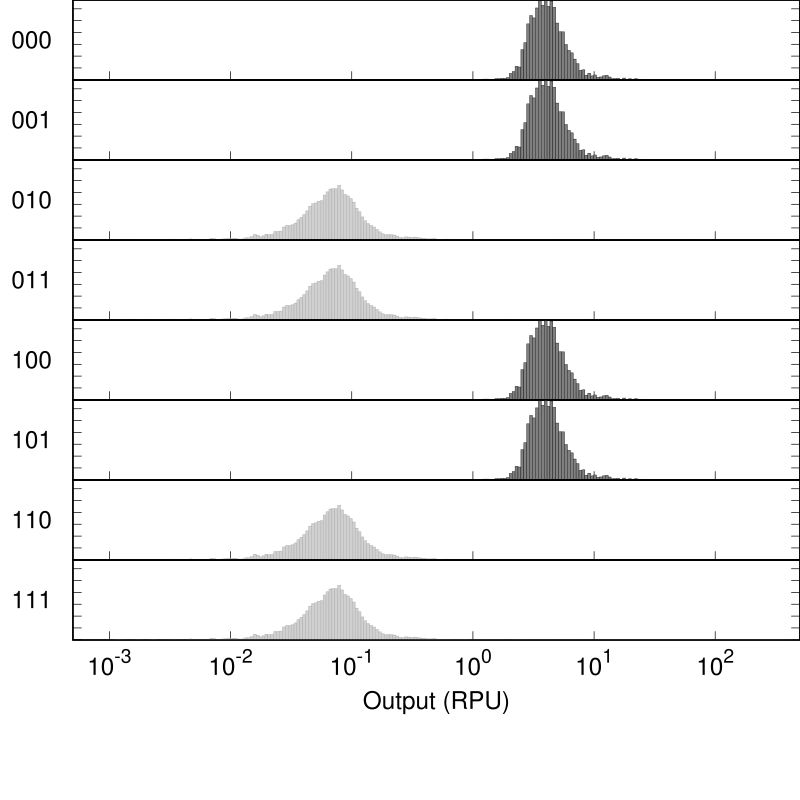

Recreate this plot in gnuplot.
set output "demo_FixedGates0xFE_002_A000_A1_AmtR_gate.eps"
set terminal postscript  eps  enhanced color "Helvetica, 35" size 8,8
reset
set xtics nomirror
set tics scale 2
set logscale x
set format y "" 
set format x "" 
set xtics (0.001, 0.01, 0.1, 0, 1, 10, 100)
set ytics 0.01
set border 15 lw 2
set lmargin 5
set bmargin 0
set rmargin 0
set tmargin 0
max=500 #max value
min=0.0005 #min value
set xrange [min:max]
set yrange [-0.0002:0.0674105]
set style fill solid 0.5 #fillstyle
set multiplot layout 10,1 rowsfirst
set ylabel "000" rotate by 0
plot "demo_FixedGates0xFE_002_A000_A1_AmtR_gate.txt" u (10**$1):2 w boxes lc rgb "black" notitle
set ylabel "001" rotate by 0
plot "demo_FixedGates0xFE_002_A000_A1_AmtR_gate.txt" u (10**$1):3 w boxes lc rgb "black" notitle
set ylabel "010" rotate by 0
plot "demo_FixedGates0xFE_002_A000_A1_AmtR_gate.txt" u (10**$1):4 w boxes lc rgb "dark-gray" notitle
set ylabel "011" rotate by 0
plot "demo_FixedGates0xFE_002_A000_A1_AmtR_gate.txt" u (10**$1):5 w boxes lc rgb "dark-gray" notitle
set ylabel "100" rotate by 0
plot "demo_FixedGates0xFE_002_A000_A1_AmtR_gate.txt" u (10**$1):6 w boxes lc rgb "black" notitle
set ylabel "101" rotate by 0
plot "demo_FixedGates0xFE_002_A000_A1_AmtR_gate.txt" u (10**$1):7 w boxes lc rgb "black" notitle
set ylabel "110" rotate by 0
plot "demo_FixedGates0xFE_002_A000_A1_AmtR_gate.txt" u (10**$1):8 w boxes lc rgb "dark-gray" notitle
set ylabel "111" rotate by 0
set format x "10^{%T}" 
set xlabel "Output (RPU)" 
plot "demo_FixedGates0xFE_002_A000_A1_AmtR_gate.txt" u (10**$1):9 w boxes lc rgb "dark-gray" notitle
unset multiplot
